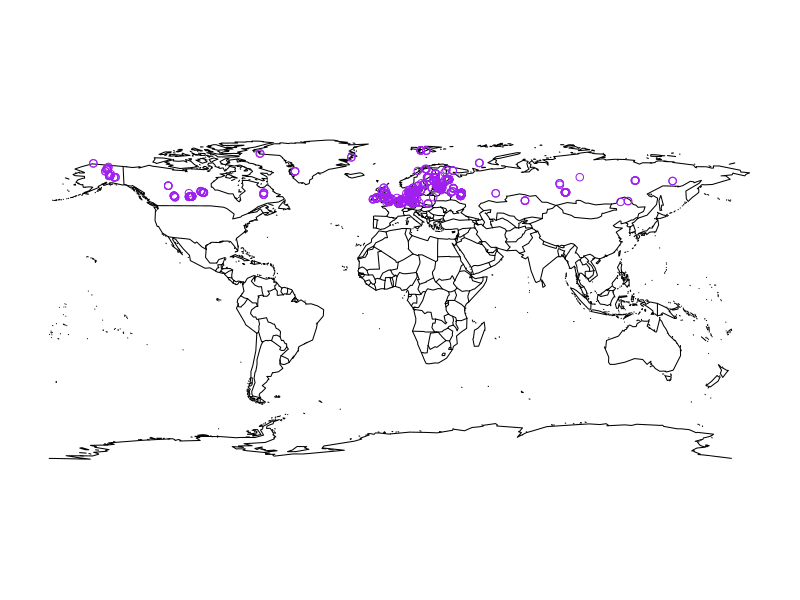

The R source for this figure:
#Read in soil respiration data
srdb <- read.csv("srdb-data.csv")

#Filters for only high latitude data and chooses columns to focus on
library(dplyr)
srdb_hlf <- srdb %>%
  #ask about filter this gives pretty much only European data
  filter(Latitude >= 50 & Biome == c("Boreal", "Arctic", "Subarctic", "Tundra") & Quality_flag != "Q13" & Quality_flag != "Q12" & Manipulation == "None" & !is.na(Rs_annual)) %>%
  select(Country, Latitude, Longitude, Rs_annual, MAT, Rs_growingseason, MAP)
srdb_hl <- srdb %>% 
  filter(Latitude >= 50 & Quality_flag != "Q13" & Quality_flag != "Q12" & Manipulation == "None" & !is.na(Rs_annual)) %>%
  select(Country, Latitude, Longitude, Rs_annual, MAT, Rs_growingseason, MAP)

# Sanity check - quickly plot the data colored by country
library(ggplot2)
p <- ggplot(srdb_hl, aes(Longitude, Latitude, color = Country)) + geom_point()

# Improved plots on map
#1
library(maps)
map(database = "world")
points(x=srdb_hl$Longitude, y=srdb_hl$Latitude, col="Purple")

#2
m2 <- ggplot() + geom_polygon(map_data("world"), mapping = aes(x=long, y=lat, group=group)) + 
  geom_point(data = srdb_hl, mapping = aes(Longitude, Latitude, color = Country))

#3 circumpolar
library(mapproj)
m3 <- ggplot() + geom_polygon(map_data("world"), mapping = aes(x=long, y=lat, group=group)) + 
  coord_map("ortho") + 
  scale_y_continuous(breaks = seq(30, 90, by = 10), labels = NULL) +
  geom_point(srdb_hlf, mapping = aes(Longitude, Latitude, color = Country))


#MAP and MAT
matVrsa <- ggplot(srdb_hl, aes(MAT, Rs_annual)) + geom_point() + geom_smooth()
matVrsg <- ggplot(srdb_hl, aes(MAT, Rs_growingseason)) + geom_point() + geom_smooth()
mapVrsa <- ggplot(srdb_hl, aes(MAP, Rs_annual)) + geom_point() + geom_smooth()
mapvrsg <- ggplot(srdb_hl, aes(MAP, Rs_growingseason)) + geom_point() + geom_smooth()
